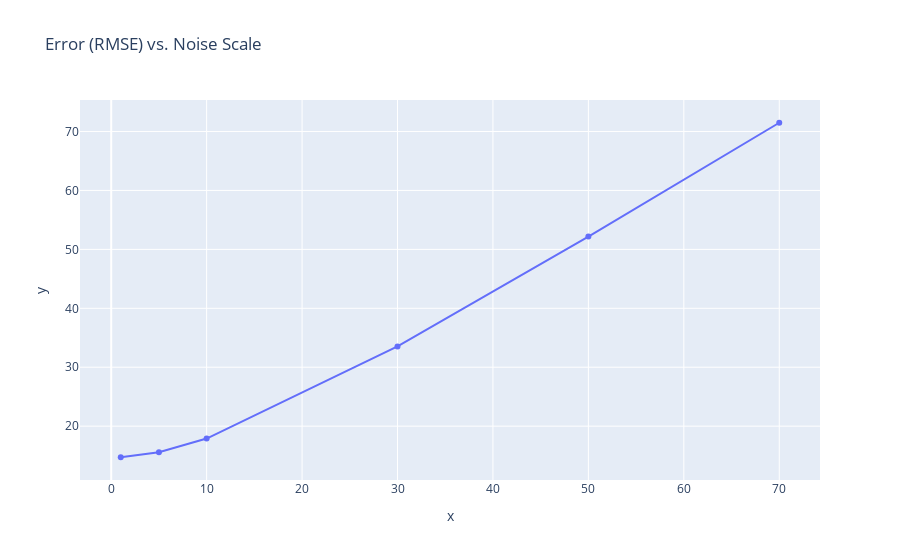

The notebook cell this image was saved under:
### Code cell
noise_scales = [1, 5, 10, 30, 50, 70]
errors_rmse = []
for noise in tqdm(noise_scales):
    X_train, y_train = generate_sample(n_train_data_points, n_dims, lower_bound, upper_bound, target_func, noise_scale=noise)
    gpr = GPR(**args)
    gpr = gpr.fit(X_train, y_train)
    y_pred = gpr.predict(X_test)
    error_rmse = root_mean_squared_error(y_test, y_pred)
    errors_rmse.append(error_rmse)
    
px.scatter(x=noise_scales, y=errors_rmse, title='Error (RMSE) vs. Noise Scale', trendline="lowess")

### Figure 1 — Plotly figure (JSON) as saved in the notebook; plotly's stock layout.template omitted (floating-point values rounded to 4 significant figures)
{"data": [{"hovertemplate": "x=%{x}<br>y=%{y}<extra></extra>", "legendgroup": "", "marker": {"color": "#636efa", "symbol": "circle"}, "mode": "markers", "name": "", "orientation": "v", "showlegend": false, "type": "scatter", "x": [1, 5, 10, 30, 50, 70], "xaxis": "x", "y": [14.72, 15.59, 17.89, 33.53, 52.17, 71.49], "yaxis": "y"}, {"hovertemplate": "<b>LOWESS trendline</b><br><br>x=%{x}<br>y=%{y} <b>(trend)</b><extra></extra>", "legendgroup": "", "marker": {"color": "#636efa", "symbol": "circle"}, "mode": "lines", "name": "", "showlegend": false, "type": "scatter", "x": [1, 5, 10, 30, 50, 70], "xaxis": "x", "y": [14.72, 15.59, 17.89, 33.53, 52.17, 71.49], "yaxis": "y"}], "layout": {"legend": {"tracegroupgap": 0}, "title": {"text": "Error (RMSE) vs. Noise Scale"}, "xaxis": {"anchor": "y", "domain": [0, 1], "title": {"text": "x"}}, "yaxis": {"anchor": "x", "domain": [0, 1], "title": {"text": "y"}}}}
